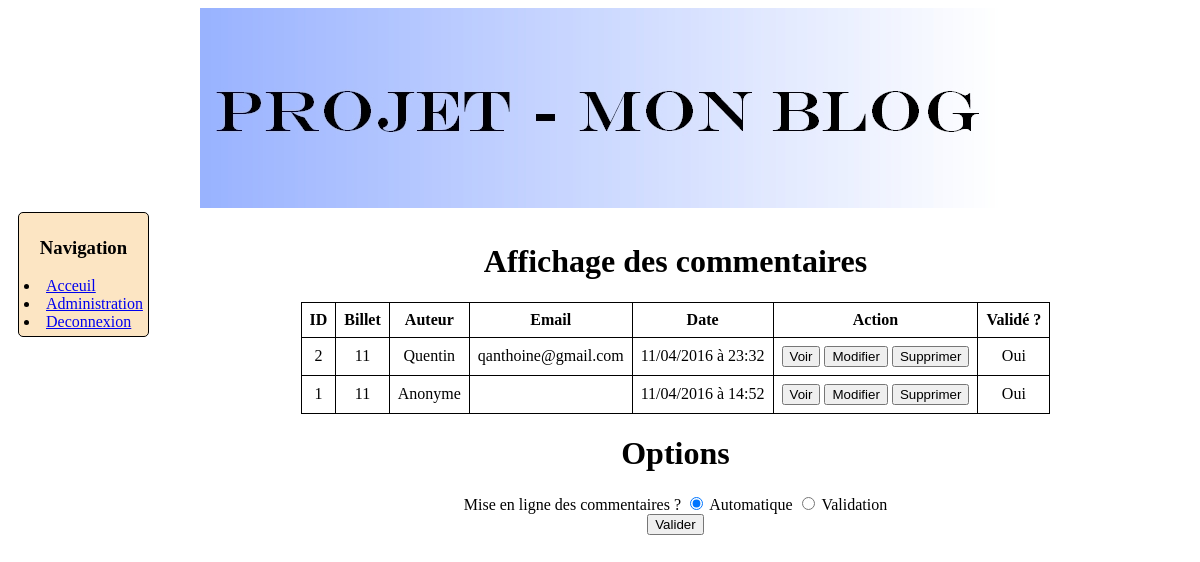
Page /admin/commentaires.php (signed in) on the committed database.
### tables this page shows
CREATE TABLE `commentaires` (
  `id` int(11) NOT NULL AUTO_INCREMENT,
  `auteur` varchar(255) NOT NULL DEFAULT 'Anonyme',
  `message` text NOT NULL,
  `date_at` timestamp NOT NULL DEFAULT CURRENT_TIMESTAMP,
  `news` int(11) NOT NULL,
  `email_atr` varchar(255) DEFAULT NULL,
  `valide` tinyint(1) NOT NULL DEFAULT '1',
  PRIMARY KEY (`id`),
  KEY `news` (`news`),
  CONSTRAINT `billets` FOREIGN KEY (`news`) REFERENCES `billets` (`id`) ON DELETE CASCADE ON UPDATE CASCADE
);

### admin/commentaires.php (the view, shortened to what this page needs)
<?php
include ('../includes/bdd.php');
if(isset($_SESSION['ndc']))
{
	$reponse = $bdd->query('SELECT id, auteur, date_at, news, email_atr, valide FROM commentaires ORDER BY date_at DESC');
	?>
<!DOCTYPE html>
<html>
	<head>
		<link rel="stylesheet" type="text/css" href="../styles/style.css"/>
		<?php
		include ('includes/ad_header.php');
		include ('includes/ad_menus.php');
		?>
	</head>
<body>
	<div class="body">
  		<center>
	  		<h1>Affichage des commentaires</h1>
	  		<table>
	     		<tr>
	    		    <th>ID</th>
			        <th>Billet</th>
			        <th>Auteur</th>
			        <th>Email</th>
			        <th>Date</th>
			        <th>Action</th>
			        <th>Validé ?</th>
	     		</tr>
	  			<?php
	  			while ($cmts = $reponse->fetch())
	  			{
	  				$id = htmlspecialchars($cmts['id']);
	  				$auteur = htmlspecialchars($cmts['auteur']);
	    			$date = date_create(htmlspecialchars($cmts['date_at']));
	    			$date_f = date_format($date, 'd/m/Y à H:i');
	    			$valide = htmlspecialchars($cmts['valide']);
	    			$news_id = htmlspecialchars($cmts['news']);
	    			$email = htmlspecialchars($cmts['email_atr']);
	    			?>
	    			<tr>
	        			<td><?php echo $id; ?></td>
	        			<td><?php echo $news_id; ?></td>
	        			<td><?php echo $auteur; ?></td>
	        			<td><?php echo $email; ?></td>
	        			<td><?php echo $date_f;?></td>
	        			<td><a href="action_cmts.php?action=1&cmts=<?php echo $id; ?>"> <input type="button" value="Voir"></a>   <a href="action_cmts.php?action=2&cmts=<?php echo $id; ?>"> <input type="button" value="Modifier"></a>   <a href="action_cmts.php?action=3&cmts=<?php echo $id; ?>"><input type="button" value="Supprimer"></a></td>
	         			<td><?php if($valide == 0) {?> <a href="action_cmts.php?action=4&cmts=<?php echo $id; ?>"> <input type="button" value="Valider"></a> <?php } else { echo "Oui"; } ?> </td>
	     			</tr>
	     			<?php
	  			}
	 			?>
	  		</table>
 		</center>
 		<?php
		$req = $bdd->query('SELECT prevalidation FROM admin');
		$cmts_val = $req->fetch();
		$valide = htmlspecialchars($cmts_val['prevalidation']);
		?>
		<center>
			<h1>Options</h1>
			<form action="includes/formulaires_post.php?formulaire=4" method="post">
				Mise en ligne des commentaires ?
				<input type="radio" name="cmts_validation" value="1" id="valide" <?php if($valide == '1'){?> checked="checked" <?php } ?> /> <label for="oui">Automatique</label>
				<input type="radio" name="cmts_validation" value="0" id="prevalide" <?php if($valide == '0'){?>checked="checked" <?php } ?> /> <label for="non">Validation</label><br>
				<input type="submit" value="Valider" />
			</form>
		</center>
	</div>
</body>
<?php
}
else
{
	header('Location: index.php?mess=2');
}
?>
</html>

### styles/style.css (style rules this page uses)
div.body { overflow: auto; min-width: 160px; margin-right: 10px; padding: 10px; }
table { text-align: center; border-collapse: collapse; }
td, th { border: 1px solid black; padding : 8px; }

### rows in the picture
commentaires: id "2", news "11", auteur "Quentin", email_atr "qanthoine@gmail.com", date_at "11/04/2016 à 23:32", valide "Oui"
commentaires: id "1", news "11", auteur "Anonyme", date_at "11/04/2016 à 14:52", valide "Oui"
